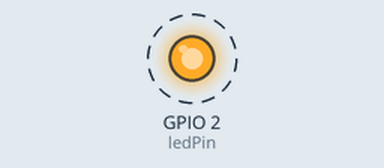
Bench run of a sketch on a simulated ESP32. Shown: output pins drawn as LEDs (lit = HIGH). Dashed ring = blinking. What the sketch prints to the serial monitor is not drawn.

Above: at 1.1 s.
Timing chart, 0 to 4.0 s (numbered marks = the images above):
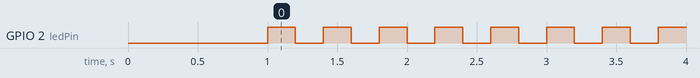

The sketch:

P6E1.ino
```cpp
#include <Arduino.h>

// Define el pin del LED
const int ledPin = 2; // Usualmente el pin 2 en los ESP32 está conectado a un LED integrado

void setup() {
  // Inicializa la comunicación serial
  Serial.begin(115200);
  delay(1000);

  // Configura el pin del LED como salida
  pinMode(ledPin, OUTPUT);

  // Crea las tareas
  xTaskCreate(Tarea1, "Tarea1", 10000, NULL, 1, NULL);
  xTaskCreate(Tarea2, "Tarea2", 10000, NULL, 1, NULL);
}

void loop() {
  // El loop principal no hace nada, las tareas se ejecutan independientemente
  delay(1000);
}

void Tarea1(void * parameter) {
  // Tarea 1: Imprimir "Hola Mundo" cada segundo
  while (true) {
    Serial.println("Hola Mundo");
    vTaskDelay(1000 / portTICK_PERIOD_MS); // Espera 1 segundo

  }

  vTaskDelete(NULL); // Esto nunca se alcanzará, pero es buena práctica incluirlo
}

void Tarea2(void * parameter) {
  // Tarea 2: Parpadear el LED cada 200 ms
  while (true) {
    digitalWrite(ledPin, HIGH); // Enciende el LED
    vTaskDelay(200 / portTICK_PERIOD_MS); // Espera 200 ms
    digitalWrite(ledPin, LOW);  // Apaga el LED
    vTaskDelay(200 / portTICK_PERIOD_MS); // Espera 200 ms

  }

  vTaskDelete(NULL); // Esto nunca se alcanzará, pero es buena práctica incluirlo
}
```

Measured:
- by itself, GPIO 2 (ledPin): alternates HIGH for 0.20 s and LOW for 0.20 s
